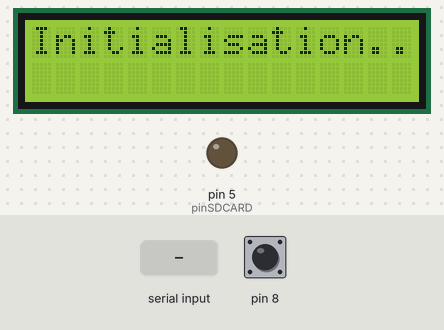
Simulated run of this sketch. Board: Arduino Uno, built with avr-gcc and run on an emulated ATmega328P. On the bench: 16×2 character LCD, output pins drawn as LEDs (lit = HIGH). The inputs (shaded band) are chosen by the test bench; at power-on: pin 8 HIGH. Storage starts empty.

Above: at 0.9 s.
1.0 s: "90,45\n" received over the second serial link
At 2.1 s:
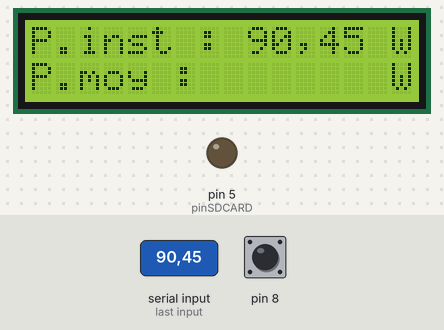
2.5 s: "30,150\n" received over the second serial link
At 3.7 s:
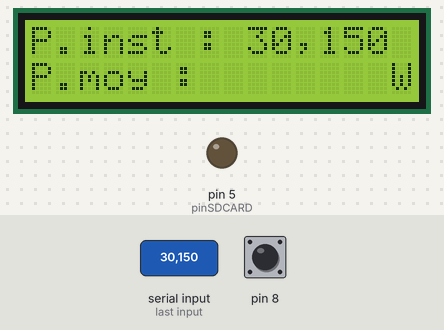
4.0 s: "0\n" received over the second serial link
At 4.6 s:
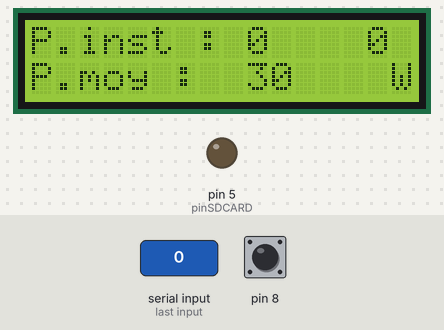
5.5 s: "C90\n" received over the second serial link
7.0 s: "90,45,200\n" received over the second serial link
8.5 s: pin 8 pulsed LOW 5 times (0.12 s each, 0.3 s apart)
At 10.9 s:
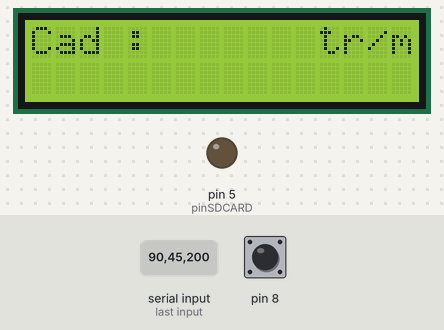
Timing chart, 0 to 12.4 s (numbered marks = the images above; inputs shaded):
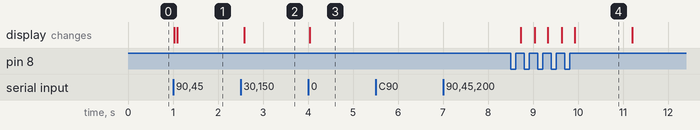

The sketch:

ArduinoGuidon.ino
```cpp
#include <LiquidCrystal_I2C.h> // Ecran LCD
#include<SoftwareSerial.h>
#include <SD.h>  // SD

SoftwareSerial BTSerial(6, 7); // Bluetooth
LiquidCrystal_I2C lcd(0x27,16,2);  // initialisation ecran LCD

//Pour l'intervalle de temps
const unsigned long intervalMoy = 500;
unsigned long lastRefreshTime = 0;

//Pour la carte SD
int pinSDCARD = 5;
File file;

//Pour la lecture de la valeur par bluetooth
byte typeDonnee;
char inDataPuissanceOLD[10];
char inDataPuissance[10];
char inDataCadenceOLD[10];
char inDataCadence[10];
char inChar;
byte indexP = 0;
byte indexC = 0;

//Pour la moyenne
int lastValue[60]={0};
int lastValueCadence[60]={0};
byte indexLastValue = 0;
int moy;
int oldmoy;

//Mode affichage
byte mode = 0; //==> Initialisation
bool etatBout= false;

void setup() {
  Serial.begin(9600);

  // Initialisation carte SD
  pinMode(pinSDCARD, OUTPUT);
  if (!SD.begin(pinSDCARD)) {
    Serial.println("Erreur initialisation carte SD.");
  }

  // Initialisation bluetooth
  BTSerial.begin(38400);

  // Initialisation ecran LCD
  lcd.init();
  lcd.backlight();
  initLCDMod0();


  pinMode(INPUT,8);// Initialisation bouton
  etatBout = digitalRead(8);

  //Connexion des cartes
  while(!BTSerial.available()){}
  mode = 1;
  initLCDMod1();


  lastRefreshTime = millis();
}

void loop() {
  // Verif connexion avec deuxième carte arduino
  long debut = millis();
  while(!BTSerial.available()){
    changementMode();
    if(millis()-debut>4000){
      asm volatile ("  jmp 0");
    }
  }

  //changement de mode via bouton
  changementMode();


  // Lecture de la valeur par bluetooth
  indexP=0;
  indexC=0;
  while (BTSerial.available()){

      inChar = BTSerial.read();
      if(inChar == 'P'){
        typeDonnee = 0;
        memset(inDataPuissance, 0, sizeof(inDataPuissance));
      }
      else if(inChar == 'C'){
        typeDonnee = 1;
        memset(inDataCadence, 0, sizeof(inDataCadence));
      }

     if(indexP < 10 && indexC < 10 && inChar != 'P' && inChar != 'C') // One less than the size of the array
       {
          if(typeDonnee == 0){
             inDataPuissance[indexP] = inChar;
             indexP++;
             inDataPuissance[indexP] = '\0';
          }
          else if(typeDonnee == 1){
             inDataCadence[indexC] = inChar;
             indexC++;
             inDataCadence[indexC] = '\0';
          }
       }
       delay(10);
  }

  if(mode == 1){
    //Affichage sur l'ecran LCD Puissance instantanée
    if(strcmp(inDataPuissanceOLD,inDataPuissance)!= 0){
          // Supprime chiffres deja affichés
          lcd.setCursor(9,0);
          lcd.print("     ");

          // Affiche nouveaux chiffres
          lcd.setCursor(9,0);
          lcd.print(inDataPuissance);
          strcpy(inDataPuissanceOLD, inDataPuissance);
    }

    //Affichage sur l'ecran LCD Puissance moyenne
    if(moy != oldmoy){
          // Supprime chiffres deja affichés
          lcd.setCursor(9,1);
          lcd.print("     ");

          // Affiche nouveaux chiffres
          lcd.setCursor(9,1);
          lcd.print(moy);
          oldmoy=moy;
    }
  }
  else if(mode == 2){
    //Affichage sur l'ecran LCD Cadence instantanée
    if(strcmp(inDataCadenceOLD,inDataCadence)!= 0){

          // Supprime chiffres deja affichés
          lcd.setCursor(5,0);
          lcd.print("       ");

          // Affiche nouveaux chiffres
          lcd.setCursor(6,0);
          lcd.print(degToTour(atof(inDataCadence)));
        strcpy(inDataCadenceOLD, inDataCadence);
    }
  }


  //Calcul de la moyenne
   if(millis() - lastRefreshTime >= intervalMoy)
  {
    lastRefreshTime = millis();
    lastValue[indexLastValue] = atoi(inDataPuissance); //'atoi' conversion de char en int
    lastValueCadence[indexLastValue] = atoi(inDataCadence);
    indexLastValue++;

    if(indexLastValue == 60){
      indexLastValue=0; //Remise a zero de l'index pour moyenne glissante

      //Ecriture des 60 dernieres valeurs sur la carte SD
      file = SD.open("file.txt", FILE_WRITE);
        if (file) {
            file.println("Puissance : ");
          for(int j=0;j<60;j++){
            file.println(lastValue[j]);
          }
           file.println("Cadence : ");
          for(int j=0;j<60;j++){
            file.println(lastValueCadence[j]);
          }
           file.close();
          Serial.println("Ecriture");
        }
        else{
          Serial.println("Could not open file (writing).");
      }
    }
    moy=moyenne();
 }


}


// Initialisation ecran LCD
void initLCDMod0(){
  lcd.clear();
  lcd.setCursor(0,0);
  lcd.print("Initialisation...");
}

void initLCDMod1(){
   lcd.clear();
  lcd.setCursor(0,0);
  lcd.print("P.inst : ");
  lcd.setCursor(15,0);
  lcd.print("W");
  lcd.setCursor(0,1);
  lcd.print("P.moy : ");
  lcd.setCursor(15,1);
   lcd.print("W");
}

void initLCDMod2(){
   lcd.clear();
  lcd.setCursor(0,0);
  lcd.print("Cad : ");
  lcd.setCursor(12,0);
  lcd.print("tr/m");

}


int moyenne(){
 int somme=0;
 int nbelement=0;
 for (int i = 0 ; i < 60 ; i++)
    {
        if(lastValue[i]!=0){
           somme += lastValue[i] ;
           nbelement++;
        }

    }

  int result = somme/nbelement;
   return result;
}

//Conversion deg/s à tr/min
int degToTour(double degs){
  return round((degs/360)*60);
}


void changementMode(){
  bool etatMtn = digitalRead(8);
    if(etatBout != etatMtn ){
      if(etatBout == false){
        mode = (mode % 2)+1;//1=
        delay(100);
        if(mode == 1){
          initLCDMod1();
        }
        else if(mode == 2){
          initLCDMod2();
        }
       }
      etatBout = etatMtn;
    }
}
```

Measured:
- after the input at 1.0 s, the display: first changes at once (image 1 shows a later state)
- after the input at 2.5 s, the display: changes after 0.08 s (image 2)
- after the input at 4.0 s, the display: changes at once (image 3)
- after the input at 5.5 s, every drawn part: stays the same
- after the input at 7.0 s, every drawn part: stays the same
- after the input at 8.5 s, the display: changes after 0.23 s (image 4)
